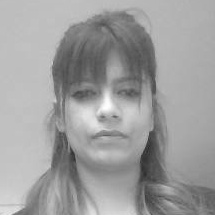
#> input picture dataSet/face-1.1.jpg, 215 x 215 px; its folder holds 4 pictures in this run
$ python trainer.py
#> lines starting #> are read from the running program, lines starting #| are printed output that depends on the picture
import cv2,os
import numpy as np
from PIL import Image

recognizer = cv2.face.LBPHFaceRecognizer_create()
cascadePath = "Classifiers/face.xml"
faceCascade = cv2.CascadeClassifier(cascadePath);
dataPath = 'dataSet'

def get_images_and_labels(datapath):
#> called with datapath = 'dataSet'
     image_paths = [os.path.join(datapath, f) for f in os.listdir(datapath)]

     images = []

     labels = []
     for image_path in image_paths:

         image_pil = Image.open(image_path).convert('L')
#> image_pil is the input picture: PIL image 215x215 L; min 40, max 254, mean 157.9

         image = np.array(image_pil, 'uint8')

         nbr = int(os.path.split(image_path)[1].split(".")[0].replace("face-", ""))

         print(nbr)

         faces = faceCascade.detectMultiScale(image)
#> faces = [[49, 47, 120, 120]]

         for (x, y, w, h) in faces:
             images.append(image[y: y + h, x: x + w])
             labels.append(nbr)
             cv2.imshow("Adding faces to traning set...", image[y: y + h, x: x + w])
             cv2.waitKey(10)
#> this loop made 1 pass
#> pass 1, in get_images_and_labels, `cv2.imshow("Adding faces to traning set...", image[y: y + h, x: x + w])`:
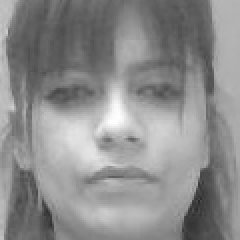
#> window 'Adding faces to traning set...': shape (120, 120) (shown 2 times larger); min 40, max 254, mean 140.4
#> after the loop, images = 1 item; labels = [1]
#> pass 2 of the loop in get_images_and_labels, `for image_path in image_paths:`:
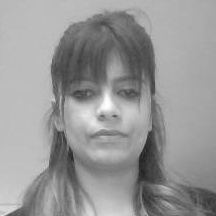
#> input picture dataSet/face-1.10.jpg, 216 x 216 px
#> in get_images_and_labels, image_pil is the input picture: PIL image 216x216 L; min 29, max 255, mean 151.2
#> faces = [[49, 49, 116, 116]]
#> the loop in get_images_and_labels, `for (x, y, w, h) in faces:` made 1 pass
#> pass 1, in get_images_and_labels, `cv2.imshow("Adding faces to traning set...", image[y: y + h, x: x + w])`:
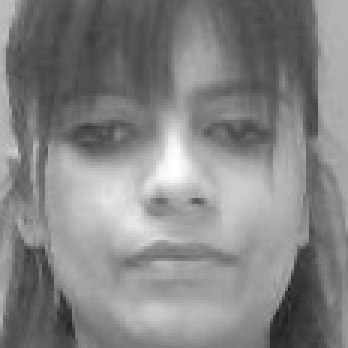
#> window 'Adding faces to traning set...': shape (116, 116) (shown 3 times larger); min 29, max 255, mean 132.7
#> after the loop in get_images_and_labels, `for (x, y, w, h) in faces:`: images = 2 items; labels = [1, 1]
#> pass 3 of the loop in get_images_and_labels, `for image_path in image_paths:`:
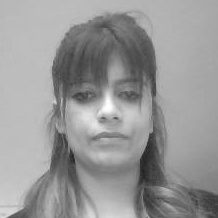
#> input picture dataSet/face-1.11.jpg, 218 x 218 px
#> in get_images_and_labels, image_pil is the input picture: PIL image 218x218 L; min 32, max 255, mean 151.6
#> faces = [[51, 51, 116, 116]]
#> the loop in get_images_and_labels, `for (x, y, w, h) in faces:` made 1 pass
#> pass 1, in get_images_and_labels, `cv2.imshow("Adding faces to traning set...", image[y: y + h, x: x + w])`:
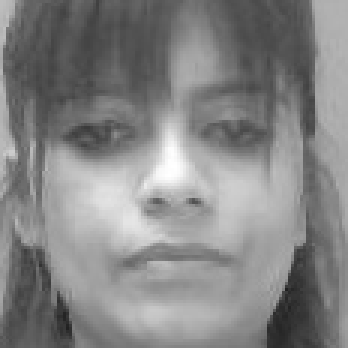
#> window 'Adding faces to traning set...': shape (116, 116) (shown 3 times larger); min 32, max 255, mean 132.6
#> after the loop in get_images_and_labels, `for (x, y, w, h) in faces:`: images = 3 items; labels = [1, 1, 1]
#> the loop made 4 passes; the first 3 are shown

     return images, labels


images, labels = get_images_and_labels(dataPath)
cv2.imshow('test',images[0])
cv2.waitKey(1)

recognizer.train(images, np.array(labels))
recognizer.save('trainer/trainer.yml')
print("\ntraining complete.")
cv2.destroyAllWindows()
